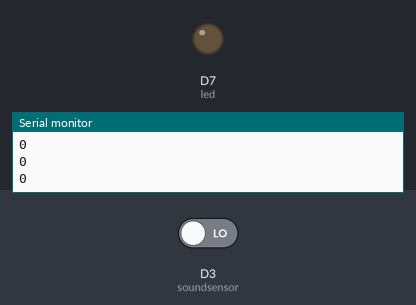
Simulated run of this sketch. Board: ESP8266 (NodeMCU). On the bench: output pins drawn as LEDs (lit = HIGH), the last lines printed to the serial monitor. The inputs (shaded band) are chosen by the test bench; at power-on: D3 (soundsensor) LOW.

Above: at 1.2 s.
1.3 s: D3 (soundsensor) driven HIGH
At 2.1 s:
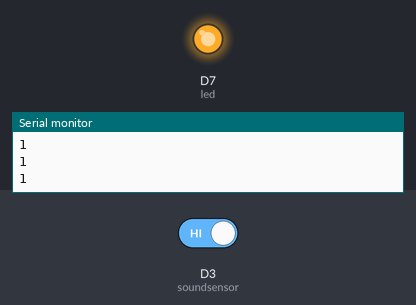
2.8 s: D3 (soundsensor) driven LOW
At 3.2 s:
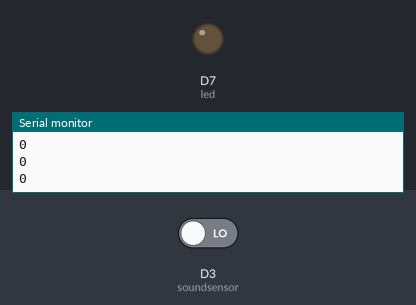
Timing chart, 0 to 5.8 s (numbered marks = the images above; inputs shaded):
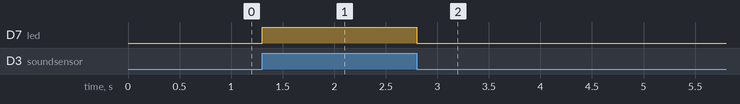

The sketch:

bat.ino
```cpp
// #define soundsensor D3
// #define led D7
// void setup()
// {
//   // put your setup code here, to run once:
//   pinMode(led, OUTPUT);
//   pinMode(soundsensor, INPUT);
//   Serial.begin(9600);
//   // Blynk.begin(auth, ssid, psd);
// }

// void loop()
// {
//   // put your main code here, to run repeatedly:
//   int sensorval = digitalRead(soundsensor);
//   Serial.println(sensorval);
//   if(sensorval == 1)
//   {
//      digitalWrite(led, HIGH);
//      delay(1000);
//   }
//   else
//   {
//     digitalWrite(led, LOW);
//     delay(1000);
//     // digitalWrite(led, HIGH);
//   }
// }


#define soundsensor D3
#define led D7

void setup()
{
  pinMode(led, OUTPUT);
  pinMode(soundsensor, INPUT);
  Serial.begin(9600);
}

void loop()
{
  int sensorval = digitalRead(soundsensor);
  Serial.println(sensorval);

  if(sensorval == 1) {
    digitalWrite(led, HIGH);   // LED ON when sound detected
  } else {
    digitalWrite(led, LOW);    // LED OFF when silent
  }

  delay(50); // small delay for stability
}
```

Measured:
- after the input at 1.3 s, D7 (led): LOW → HIGH at once
- after the input at 2.8 s, D7 (led): HIGH → LOW at once
